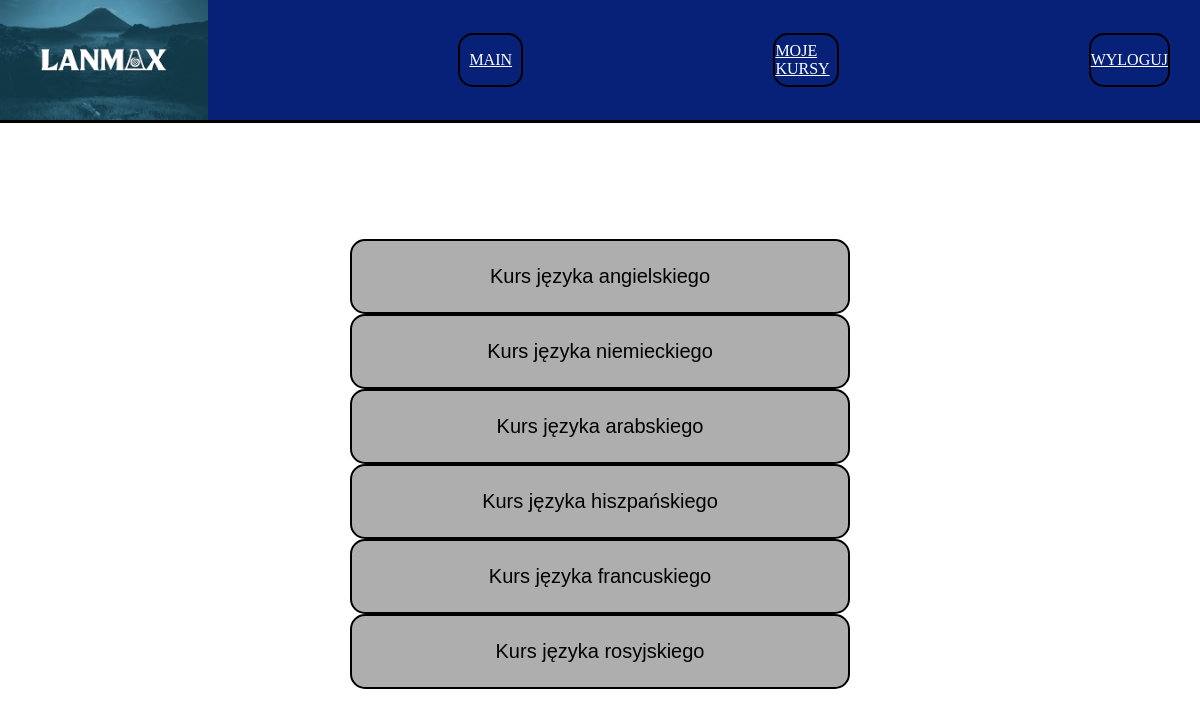
The page / on the database its author committed.
### tables this page shows
CREATE TABLE `rodzaje` (
  `ID` int(11) NOT NULL,
  `tytul_kursy` varchar(30) NOT NULL
);

### index.php (the view, shortened to what this page needs)
<!DOCTYPE html>
<html lang="en">
<head>
    <link rel="stylesheet" href="style.css">
</head>
<body>
<div id="baner">
    <img id="logo" src="logo.png" alt="LANMAX">
    <?php include 'menu.php'; ?>
</div>
<div id="języki">
    <form action="" method="post">
        <?php
        $server = "localhost";
        $dbpass = "";
        $dbuser = "root";
        $db = "szkola";
        $conn = mysqli_connect($server, $dbuser, $dbpass, $db);
        $sql = "SELECT * FROM rodzaje";
        $result = mysqli_query($conn, $sql);
        if(mysqli_num_rows($result) > 0){
            while($row = mysqli_fetch_assoc($result)){
                echo "<div id='jez'>";
                echo "<input type='submit' name='submit' class='divy2' value='{$row['tytul_kursy']}'>";
                echo "</div>";
            }
        }
        ?>
    </form>
</div>
</body>
</html>

### style.css (style rules this page uses)
#logo { width: 250px; height: 15vh; }
body { margin: 0px; }
#baner { display: flex; gap: 250px; border-bottom: solid black 3px; background-color: rgb(7, 33, 121); align-items: center; padding-right: 30px; }
#języki { height: 80.35vh; gap: 20px; display: flex; align-items: center; flex-direction: column; padding: 20px; justify-content: center; }
#jez { row-gap: 10px; }
.divy2 { background-color: rgb(175, 174, 174); height: 75px; width: 500px; border: solid black 2px; border-radius: 15px; text-align: center; }
input[type="submit"] { font-size: 20px; }

### rows shown on the page
rodzaje: submit "Kurs języka angielskiego"
rodzaje: submit "Kurs języka niemieckiego"
rodzaje: submit "Kurs języka arabskiego"
rodzaje: submit "Kurs języka hiszpańskiego"
rodzaje: submit "Kurs języka francuskiego"
rodzaje: submit "Kurs języka rosyjskiego"
